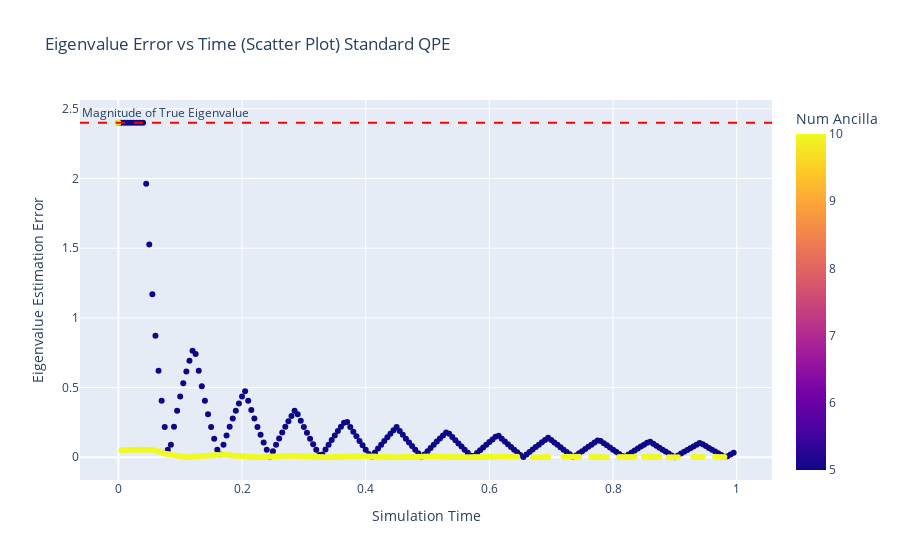

Notebook cell for this chart:
### Code cell
# lets start with standard qpe
exact_eigenvalue = 2.4
plot_error_vs_time(standard_qpe_df, "Standard QPE", exact_eigenvalue)

### Figure 1 — Plotly figure (JSON) as saved in the notebook; plotly's stock layout.template omitted (floating-point values rounded to 4 significant figures; data arrays with more than 128 entries replaced by an {"elided": "..."} marker saying what was removed)
{"data": [{"hovertemplate": "Time=%{x}<br>Error=%{y}<br>Num Ancilla=%{marker.color}<extra></extra>", "legendgroup": "", "marker": {"color": {"elided": "372 int values"}, "coloraxis": "coloraxis", "symbol": "circle"}, "mode": "markers", "name": "", "orientation": "v", "showlegend": false, "type": "scatter", "x": {"elided": "372 float values"}, "xaxis": "x", "y": {"elided": "372 float values"}, "yaxis": "y"}], "layout": {"annotations": [{"showarrow": false, "text": "Magnitude of True Eigenvalue", "x": 0, "xanchor": "left", "xref": "x domain", "y": 2.4, "yanchor": "bottom", "yref": "y"}], "coloraxis": {"colorbar": {"title": {"text": "Num Ancilla"}}, "colorscale": [[0, "#0d0887"], [0.1111, "#46039f"], [0.2222, "#7201a8"], [0.3333, "#9c179e"], [0.4444, "#bd3786"], [0.5556, "#d8576b"], [0.6667, "#ed7953"], [0.7778, "#fb9f3a"], [0.8889, "#fdca26"], [1, "#f0f921"]]}, "legend": {"title": {"text": "Number of Ancilla Qubits"}, "tracegroupgap": 0}, "shapes": [{"line": {"color": "red", "dash": "dash"}, "type": "line", "x0": 0, "x1": 1, "xref": "x domain", "y0": 2.4, "y1": 2.4, "yref": "y"}], "title": {"text": "Eigenvalue Error vs Time (Scatter Plot) Standard QPE"}, "xaxis": {"anchor": "y", "domain": [0, 1], "title": {"text": "Simulation Time"}}, "yaxis": {"anchor": "x", "domain": [0, 1], "title": {"text": "Eigenvalue Estimation Error"}}}}
